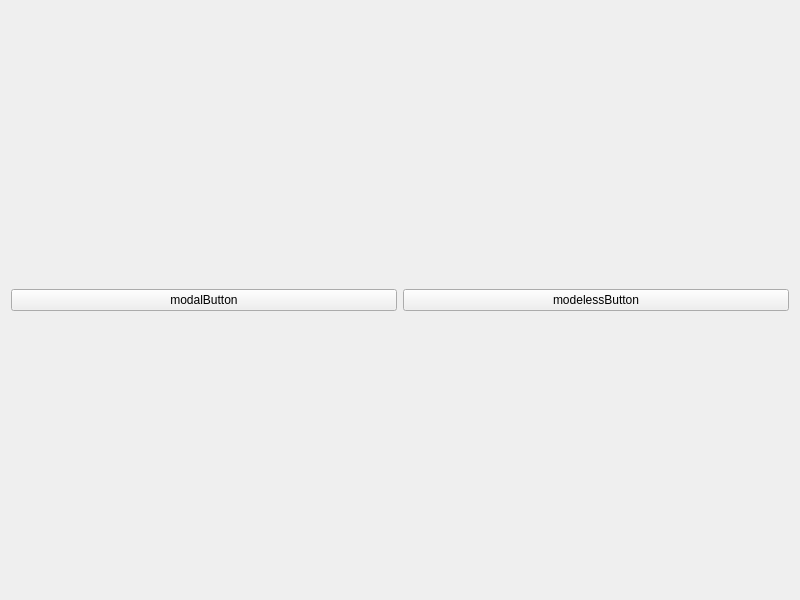
<?xml version="1.0" encoding="UTF-8"?>
<ui version="4.0">
 <class>Widget</class>
 <widget class="QWidget" name="Widget">
  <property name="geometry">
   <rect>
    <x>0</x>
    <y>0</y>
    <width>800</width>
    <height>600</height>
   </rect>
  </property>
  <property name="windowTitle">
   <string>Widget</string>
  </property>
  <layout class="QHBoxLayout" name="horizontalLayout">
   <item>
    <widget class="QPushButton" name="modalButton">
     <property name="text">
      <string>modalButton</string>
     </property>
    </widget>
   </item>
   <item>
    <widget class="QPushButton" name="modelessButton">
     <property name="text">
      <string>modelessButton</string>
     </property>
    </widget>
   </item>
  </layout>
 </widget>
 <resources/>
 <connections/>
</ui>
